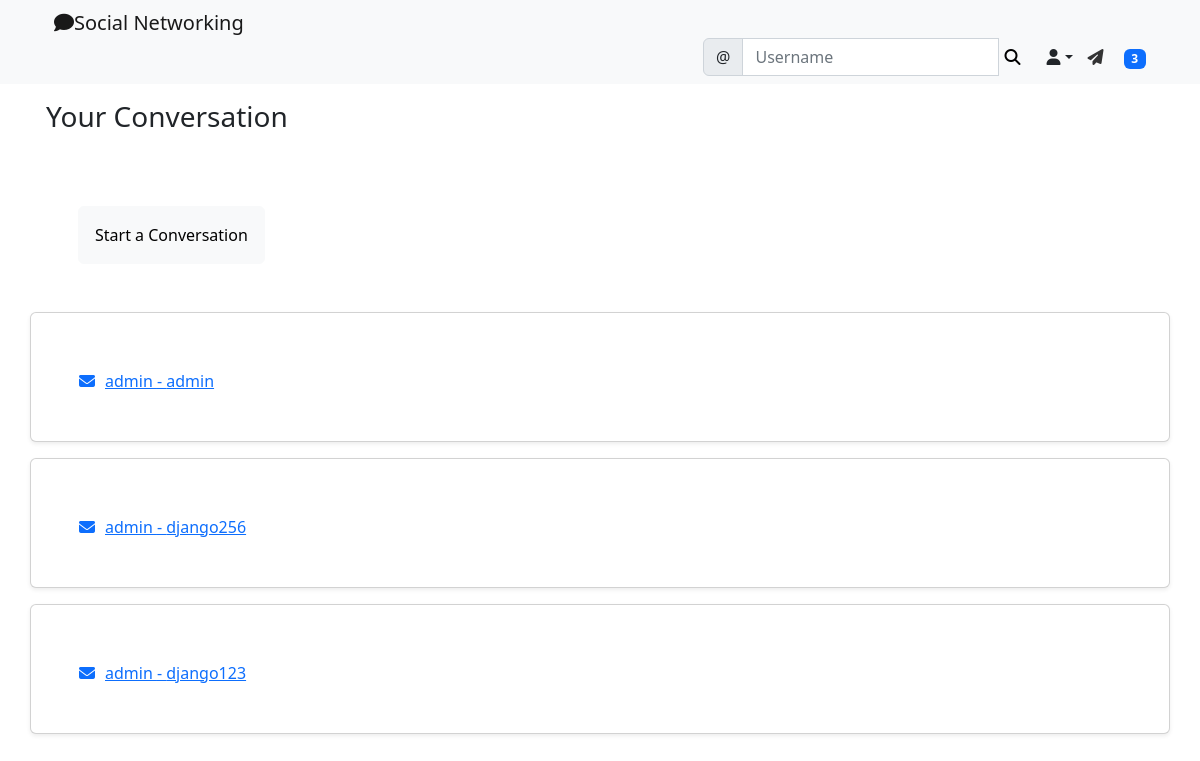
/social/inbox (signed in), run on the app's committed database.
### social_appe/models.py (models this page shows)
class ThreadModel(models.Model):
    user = models.ForeignKey(User,on_delete=models.CASCADE,related_name='+')
    receiver = models.ForeignKey(User,on_delete=models.CASCADE,related_name='+')

### social_appe/views.py (the view)
# urls.py: path('inbox',ListThreads.as_view(),name='inbox'),
class ListThreads(View):
    def get(self,request,*args,**kwargs):
        threads = ThreadModel.objects.filter(Q(user=request.user) | Q(receiver=request.user))
        content={
            'threads' : threads
        }
        return render(request,'social_appe/inbox.html',content)

### landing/templatetags/custom_tags.py (called while the page is built)
@register.inclusion_tag('social_appe/show_notifications.html', takes_context=True)
def show_notifications(context):
	request_user = context['request'].user
	notifications = Notification.objects.filter(to_user=request_user).exclude(user_has_seen=True).order_by('-date')
	return {'notifications': notifications}

### social_appe/templates/social_appe/inbox.html (shortened to what this page needs)
{% extends 'landing/base.html' %}
{% block content %}
    <div class="container">
    <div class="row">
        <div class="col-md-12 p-3">
            <h3>Your Conversation</h3>
        </div>
    </div>
    <div class="row">
        <div class="col-md-12 p-5">
            <form method="get" action="{% url 'create_thread' %}">
                <button type="submit" class="btn btn-light p-3">Start a Conversation</button>
            </form>
        </div>
    </div>
    {% for thread in threads.all %}
        <div class="row mb-3">
        <div class="card col-md-12 p-5 shadow-sm position-relative">
            <a class="stretched_link" href="{% url 'thread' thread.pk %}"><i class="fa fa-envelope " id="inbox-icon"></i>{{ thread.user }} - {{ thread.receiver }}</a>
        </div>
        </div>
    {% endfor %}
    </div>
{% endblock content %}

### static/css/styles.css (style rules this page uses)
#inbox-icon { margin-right: 10px; }

### data on the page
ThreadModel: user "admin", receiver "admin"
ThreadModel: user "admin", receiver "django256"
ThreadModel: user "admin", receiver "django123"

### other printed values
{{ notifications.count }} "3"
